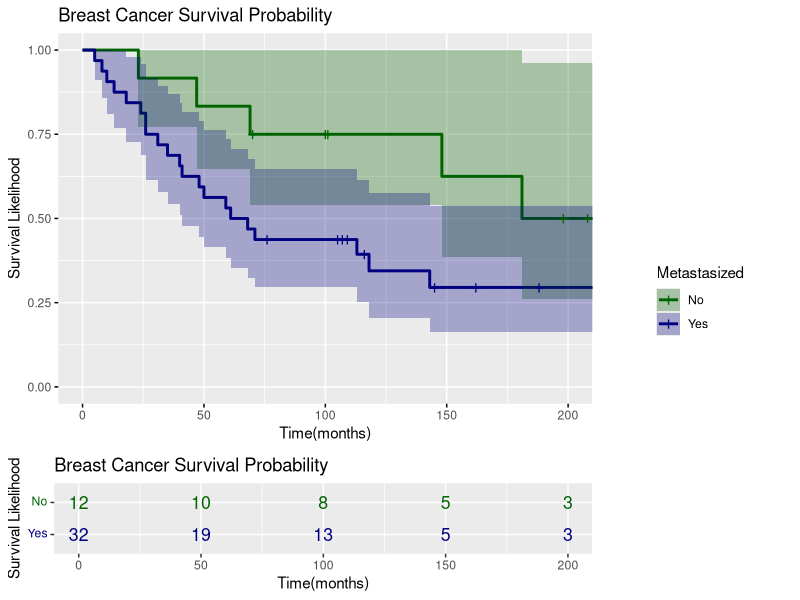
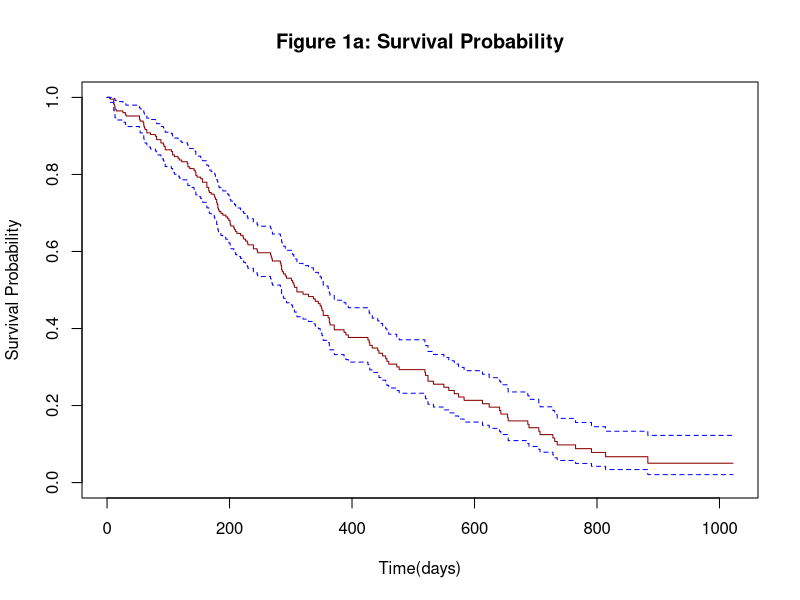
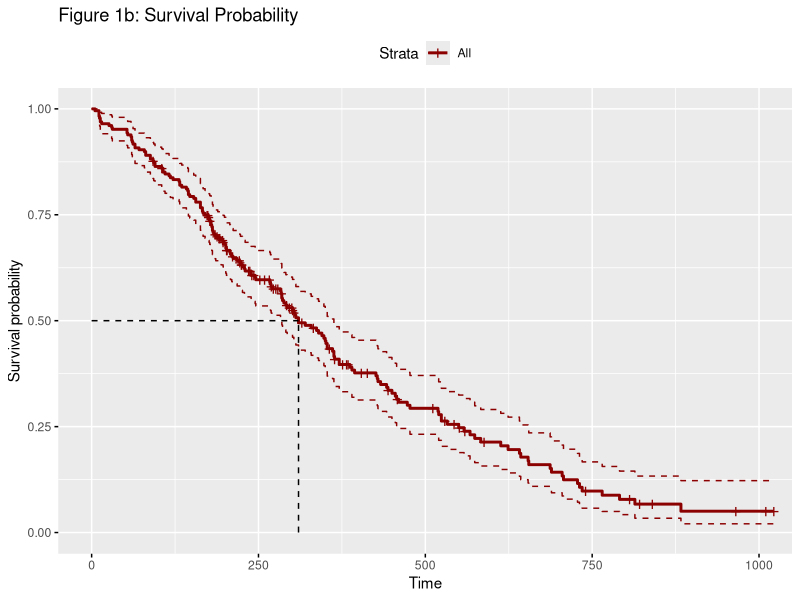
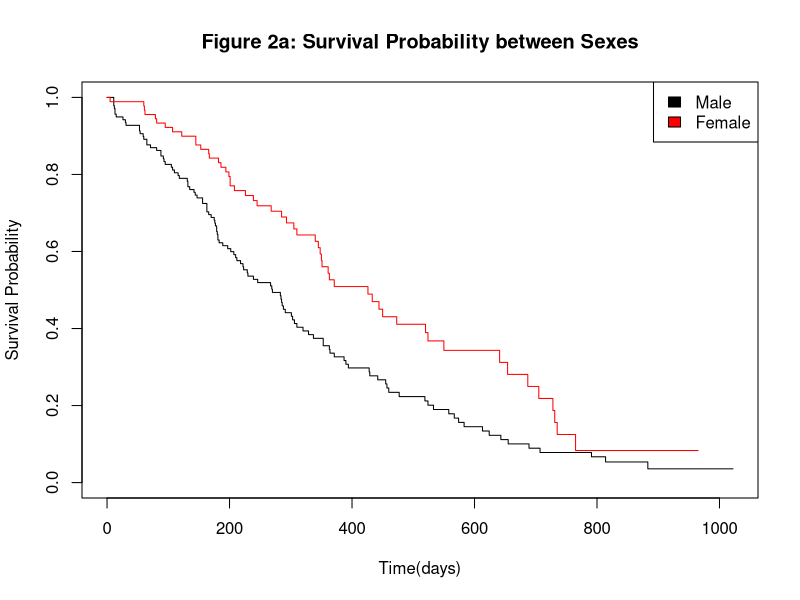
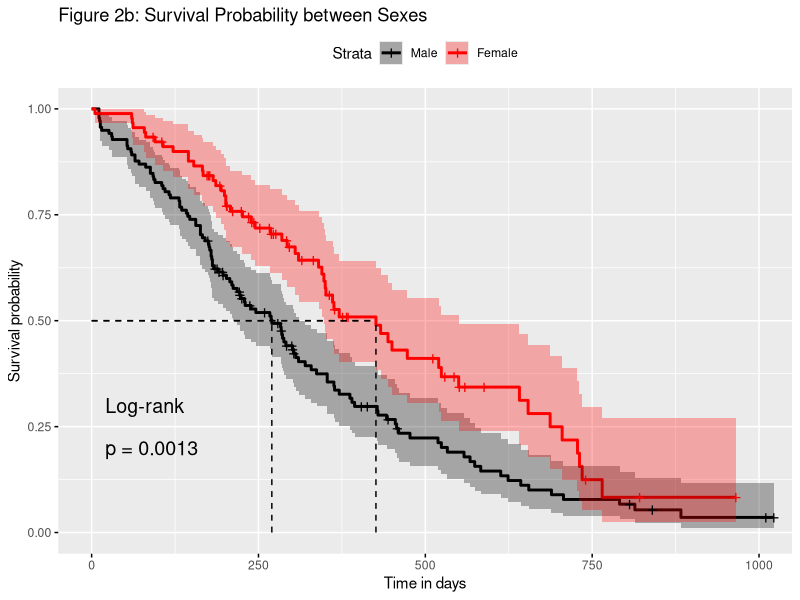
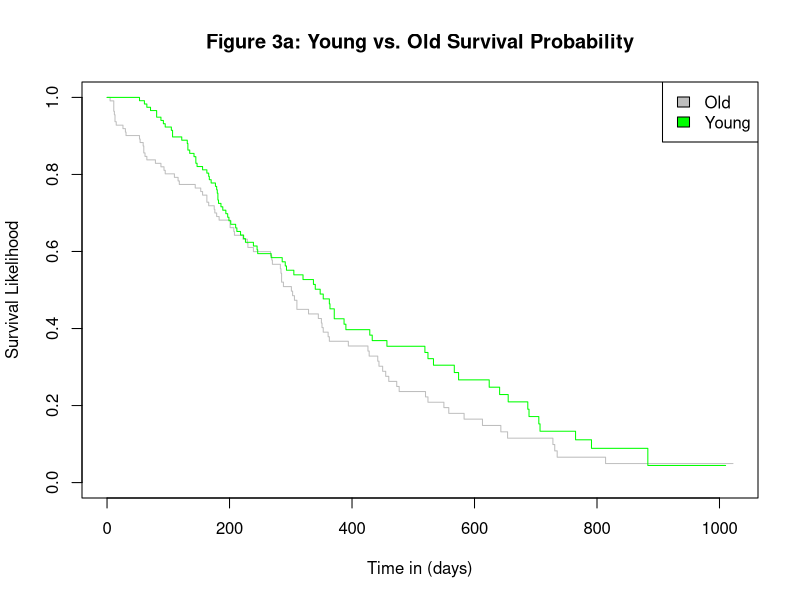

These charts were generated, in order, by the following R code: (Note: this script raises an error after producing the figures.)
## ---- chunk 1
knitr::opts_chunk$set(message=F,warning=F,echo=T,fig_height=10,fig_width=7,cache = F)
## ---- chunk 2
#packages used
library(HSAUR3)    
library(ggplot2)   
library(survival) 
library(survminer)
library(survMisc)

## ---- chunk 3
data('mastectomy')
#head(mastectomy)

# converting TRUE and FALSE events into numerical binaries
mastectomy$event <- ifelse(mastectomy$event == TRUE, 1, 0)

# constructing a Kaplan-Meier model
kap.meier.model <- survfit(formula = Surv(time, event == 1) ~ metastasized,
                         data = mastectomy)

summary(kap.meier.model)

# ggplot of the survival probability
ggsurvplot(kap.meier.model, data = mastectomy,
           legend = 'right',
           legend.title = c('Metastasized'), 
           legend.labs = c('No','Yes'),
           conf.int = TRUE,
           palette = c("darkgreen", "navyblue"),
           ggtheme = theme_grey(),
           risk.table=TRUE, 
           risk.table.col='strata') + 
           labs(title = 'Breast Cancer Survival Probability',
                plot.title = element_text(vjust = 0.5),
                x = 'Time(months)',
                y = 'Survival Likelihood')
## ---- chunk 4
#logrank test
logrank.test <- survdiff(Surv(time, event == 1) ~ metastasized,
                         data = mastectomy)

#results
cat("Log-Rank Test Statistical Significance",
    1 - pchisq(logrank.test$chisq,
               length(logrank.test$n) - 1))
## ---- chunk 5
data("cancer")
surv.fit <- survfit(Surv(time,status == 2)~1, data = cancer)
summ.300 <- summary(surv.fit, time = 300)
cat("Probability of survival past 300 days is", summ.300$surv)

## ---- chunk 6
library(survminer)

#Kaplan-Meier estimates
surv.model1 <- survfit(Surv(time, status) ~ 1, data = cancer)

#Base R plot
plot(surv.model1,
     main="Figure 1a: Survival Probability",
     xlab = "Time(days)",
     ylab = "Survival Probability",
     col=c("darkred","blue","blue"))

#ggplot
ggsurvplot(surv.model1,
          conf.int = TRUE,
          conf.int.style = "step",
          surv.median.line = "hv", 
          ggtheme = theme_grey(), 
          palette = c("darkred"))+
          labs(title = "Figure 1b: Survival Probability")
## ---- chunk 7
# constructing a model to compare the two sexes
surv.model2 <- survfit(Surv(time, status) ~ sex, data = cancer)


# Base R 
plot(surv.model2,
     main = "Figure 2a: Survival Probability between Sexes",
     xlab = "Time(days)",
     ylab = "Survival Probability",
     col = c("black","red"))
legend("topright", legend=c("Male", "Female"),
       fill=c("black","red"))

# ggplot
ggsurvplot(surv.model2,
           pval = TRUE,
           pval.method = TRUE,
           conf.int = TRUE,
           conf.int.style = "ribbon", 
           xlab = "Time in days", 
           ggtheme = theme_grey(), 
          surv.median.line = "hv",
          legend.labs = c("Male", "Female"),    
          palette = c("black", "red")) + 
  labs(title = "Figure 2b: Survival Probability between Sexes")


#logrank test
survival.difference <- survdiff(Surv(time, status) ~ sex, data = cancer)

cat("Log-Rank Test Statistical Significance",
    1 - pchisq(survival.difference$chisq,
               length(survival.difference$n) - 1))
## ---- chunk 8
# median age
age.median <- median(cancer$age)

#creating a new column
cancer$young.old <- ifelse(cancer$age > age.median, "older", "younger")


#constructing a model
survival.age.diff <- survfit(Surv(time, status)~young.old, data=cancer)
survival.age.diff


#Base R
plot(survival.age.diff,
     main = "Figure 3a: Young vs. Old Survival Probability",
     xlab = "Time in (days)",
     ylab = "Survival Likelihood",
     col= c("gray","green"))
legend("topright",
       legend=c("Old", "Young"),
       fill = c("gray","green"))

#ggplot
ggsurvplot(survival.age.diff,
   pval = TRUE,
   pval.method = TRUE,
   conf.int = TRUE,
   conf.int.style = "ribbon", 
   xlab = "Time(days)", 
   ggtheme = theme_grey(), 
   surv.median.line = "hv",
   legend.labs = 
    c("Old", "Young"),    
   palette = 
    c("black", "green")) + 
   labs(title = "Figure 3b: Young vs. Old Survival Probability")


cat("Log-Rank Test Statistical significance",
    1 - pchisq(survival.difference$chisq,
               length(survival.difference$n) - 1))
